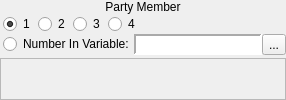
     <widget class="QWidget" name="wPartyMember">
      <layout class="QVBoxLayout" name="verticalLayout_19">
       <property name="spacing">
        <number>3</number>
       </property>
       <property name="margin">
        <number>0</number>
       </property>
       <item>
        <widget class="QFrame" name="wMemberNumber">
         <property name="sizePolicy">
          <sizepolicy hsizetype="Preferred" vsizetype="Fixed">
           <horstretch>0</horstretch>
           <verstretch>0</verstretch>
          </sizepolicy>
         </property>
         <layout class="QVBoxLayout" name="verticalLayout_36">
          <property name="spacing">
           <number>0</number>
          </property>
          <property name="margin">
           <number>0</number>
          </property>
          <item>
           <widget class="QLabel" name="label_13">
            <property name="sizePolicy">
             <sizepolicy hsizetype="Preferred" vsizetype="Fixed">
              <horstretch>0</horstretch>
              <verstretch>0</verstretch>
             </sizepolicy>
            </property>
            <property name="text">
             <string>Party Member</string>
            </property>
            <property name="alignment">
             <set>Qt::AlignCenter</set>
            </property>
           </widget>
          </item>
          <item>
           <widget class="QWidget" name="widget_19" native="true">
            <layout class="QVBoxLayout" name="verticalLayout_20">
             <property name="spacing">
              <number>0</number>
             </property>
             <property name="leftMargin">
              <number>3</number>
             </property>
             <property name="topMargin">
              <number>0</number>
             </property>
             <property name="rightMargin">
              <number>0</number>
             </property>
             <property name="bottomMargin">
              <number>0</number>
             </property>
             <item>
              <layout class="QHBoxLayout" name="horizontalLayout_16">
               <property name="spacing">
                <number>3</number>
               </property>
               <item>
                <widget class="QRadioButton" name="rbPartyMember1">
                 <property name="sizePolicy">
                  <sizepolicy hsizetype="Fixed" vsizetype="Fixed">
                   <horstretch>0</horstretch>
                   <verstretch>0</verstretch>
                  </sizepolicy>
                 </property>
                 <property name="text">
                  <string>1</string>
                 </property>
                 <property name="checked">
                  <bool>true</bool>
                 </property>
                </widget>
               </item>
               <item>
                <widget class="QRadioButton" name="rbPartyMember2">
                 <property name="sizePolicy">
                  <sizepolicy hsizetype="Fixed" vsizetype="Fixed">
                   <horstretch>0</horstretch>
                   <verstretch>0</verstretch>
                  </sizepolicy>
                 </property>
                 <property name="text">
                  <string>2</string>
                 </property>
                </widget>
               </item>
               <item>
                <widget class="QRadioButton" name="rbPartyMember3">
                 <property name="sizePolicy">
                  <sizepolicy hsizetype="Fixed" vsizetype="Fixed">
                   <horstretch>0</horstretch>
                   <verstretch>0</verstretch>
                  </sizepolicy>
                 </property>
                 <property name="text">
                  <string>3</string>
                 </property>
                </widget>
               </item>
               <item>
                <widget class="QRadioButton" name="rbPartyMember4">
                 <property name="sizePolicy">
                  <sizepolicy hsizetype="Fixed" vsizetype="Fixed">
                   <horstretch>0</horstretch>
                   <verstretch>0</verstretch>
                  </sizepolicy>
                 </property>
                 <property name="text">
                  <string>4</string>
                 </property>
                </widget>
               </item>
               <item>
                <spacer name="horizontalSpacer_13">
                 <property name="orientation">
                  <enum>Qt::Horizontal</enum>
                 </property>
                 <property name="sizeHint" stdset="0">
                  <size>
                   <width>40</width>
                   <height>20</height>
                  </size>
                 </property>
                </spacer>
               </item>
              </layout>
             </item>
             <item>
              <layout class="QHBoxLayout" name="horizontalLayout_36">
               <property name="spacing">
                <number>0</number>
               </property>
               <item>
                <widget class="QRadioButton" name="rbPartyMemberVar">
                 <property name="sizePolicy">
                  <sizepolicy hsizetype="Fixed" vsizetype="Fixed">
                   <horstretch>0</horstretch>
                   <verstretch>0</verstretch>
                  </sizepolicy>
                 </property>
                 <property name="text">
                  <string>Number In Variable:</string>
                 </property>
                </widget>
               </item>
               <item>
                <widget class="QWidget" name="wPartyMember_Variable" native="true">
                 <property name="sizePolicy">
                  <sizepolicy hsizetype="Preferred" vsizetype="Preferred">
                   <horstretch>0</horstretch>
                   <verstretch>0</verstretch>
                  </sizepolicy>
                 </property>
                 <layout class="QHBoxLayout" name="horizontalLayout_17">
                  <property name="spacing">
                   <number>0</number>
                  </property>
                  <property name="margin">
                   <number>0</number>
                  </property>
                  <item>
                   <widget class="QLabel" name="lblPartyMember_Variable">
                    <property name="sizePolicy">
                     <sizepolicy hsizetype="Preferred" vsizetype="Preferred">
                      <horstretch>0</horstretch>
                      <verstretch>0</verstretch>
                     </sizepolicy>
                    </property>
                    <property name="minimumSize">
                     <size>
                      <width>128</width>
                      <height>0</height>
                     </size>
                    </property>
                    <property name="font">
                     <font>
                      <family>Monospace</family>
                     </font>
                    </property>
                    <property name="styleSheet">
                     <string notr="true">background-color: palette(base);</string>
                    </property>
                    <property name="frameShape">
                     <enum>QFrame::Panel</enum>
                    </property>
                    <property name="frameShadow">
                     <enum>QFrame::Sunken</enum>
                    </property>
                    <property name="lineWidth">
                     <number>2</number>
                    </property>
                    <property name="text">
                     <string/>
                    </property>
                   </widget>
                  </item>
                  <item>
                   <widget class="QToolButton" name="bPartyMember_BrowseVariables">
                    <property name="text">
                     <string>...</string>
                    </property>
                    <property name="icon">
                     <iconset resource="gui_icons.qrc">
                      <normaloff>:/icons/fileopen.png</normaloff>:/icons/fileopen.png</iconset>
                    </property>
                   </widget>
                  </item>
                 </layout>
                </widget>
               </item>
              </layout>
             </item>
            </layout>
           </widget>
          </item>
         </layout>
        </widget>
       </item>
       <item>
        <widget class="QFrame" name="frame_16">
         <property name="frameShape">
          <enum>QFrame::StyledPanel</enum>
         </property>
         <property name="frameShadow">
          <enum>QFrame::Raised</enum>
         </property>
        </widget>
       </item>
      </layout>
     </widget>
